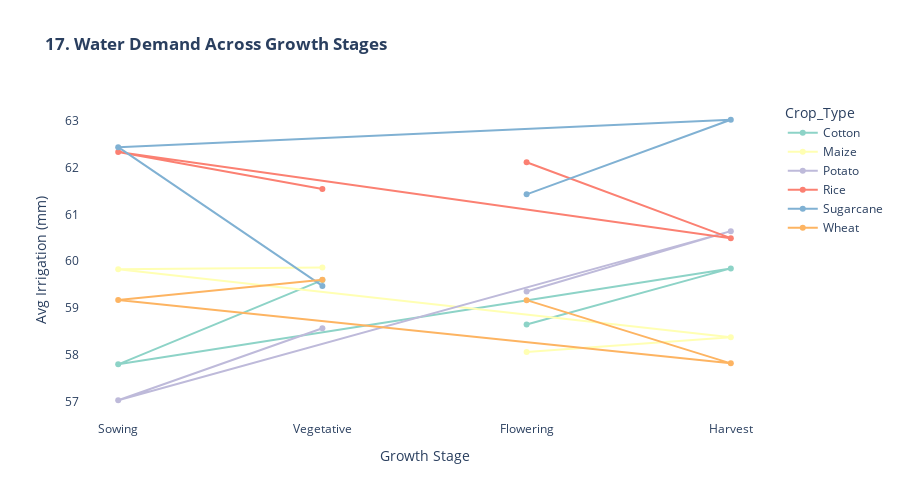

The notebook cell this image was saved under:
### Markdown cell above
## *17. Crop Growth Stage Water Demand*

### Code cell
print("\n17. Growth Stage Water Demand...")

stage_water = df.groupby(['Crop_Type', 'Crop_Growth_Stage'], observed=False).agg(
    Avg_Water_Need=('Previous_Irrigation_mm', 'mean'),
    Samples=('Crop_Type', 'count')
).reset_index()

fig17 = px.line(stage_water, x='Crop_Growth_Stage', y='Avg_Water_Need',
                color='Crop_Type', color_discrete_map=crop_color_map,
                markers=True, title='<b>17. Water Demand Across Growth Stages</b>',
                labels={'Avg_Water_Need': 'Avg Irrigation (mm)', 'Crop_Growth_Stage': 'Growth Stage'})

fig17.update_layout(height=500, plot_bgcolor='white',
                   xaxis={'categoryorder': 'array', 
                          'categoryarray': ['Sowing', 'Vegetative', 'Flowering', 'Harvest']})
fig17.show()

### Figure 1 — Plotly figure (JSON) as saved in the notebook; plotly's stock layout.template omitted (floating-point values rounded to 4 significant figures)
{"data": [{"hovertemplate": "Crop_Type=Cotton<br>Growth Stage=%{x}<br>Avg Irrigation (mm)=%{y}<extra></extra>", "legendgroup": "Cotton", "line": {"color": "rgb(141,211,199)", "dash": "solid"}, "marker": {"symbol": "circle"}, "mode": "lines+markers", "name": "Cotton", "orientation": "v", "showlegend": true, "type": "scatter", "x": ["Flowering", "Harvest", "Sowing", "Vegetative"], "xaxis": "x", "y": [58.65, 59.85, 57.8, 59.6], "yaxis": "y"}, {"hovertemplate": "Crop_Type=Maize<br>Growth Stage=%{x}<br>Avg Irrigation (mm)=%{y}<extra></extra>", "legendgroup": "Maize", "line": {"color": "rgb(255,255,179)", "dash": "solid"}, "marker": {"symbol": "circle"}, "mode": "lines+markers", "name": "Maize", "orientation": "v", "showlegend": true, "type": "scatter", "x": ["Flowering", "Harvest", "Sowing", "Vegetative"], "xaxis": "x", "y": [58.06, 58.37, 59.83, 59.87], "yaxis": "y"}, {"hovertemplate": "Crop_Type=Potato<br>Growth Stage=%{x}<br>Avg Irrigation (mm)=%{y}<extra></extra>", "legendgroup": "Potato", "line": {"color": "rgb(190,186,218)", "dash": "solid"}, "marker": {"symbol": "circle"}, "mode": "lines+markers", "name": "Potato", "orientation": "v", "showlegend": true, "type": "scatter", "x": ["Flowering", "Harvest", "Sowing", "Vegetative"], "xaxis": "x", "y": [59.35, 60.64, 57.03, 58.57], "yaxis": "y"}, {"hovertemplate": "Crop_Type=Rice<br>Growth Stage=%{x}<br>Avg Irrigation (mm)=%{y}<extra></extra>", "legendgroup": "Rice", "line": {"color": "rgb(251,128,114)", "dash": "solid"}, "marker": {"symbol": "circle"}, "mode": "lines+markers", "name": "Rice", "orientation": "v", "showlegend": true, "type": "scatter", "x": ["Flowering", "Harvest", "Sowing", "Vegetative"], "xaxis": "x", "y": [62.12, 60.49, 62.34, 61.54], "yaxis": "y"}, {"hovertemplate": "Crop_Type=Sugarcane<br>Growth Stage=%{x}<br>Avg Irrigation (mm)=%{y}<extra></extra>", "legendgroup": "Sugarcane", "line": {"color": "rgb(128,177,211)", "dash": "solid"}, "marker": {"symbol": "circle"}, "mode": "lines+markers", "name": "Sugarcane", "orientation": "v", "showlegend": true, "type": "scatter", "x": ["Flowering", "Harvest", "Sowing", "Vegetative"], "xaxis": "x", "y": [61.43, 63.03, 62.44, 59.47], "yaxis": "y"}, {"hovertemplate": "Crop_Type=Wheat<br>Growth Stage=%{x}<br>Avg Irrigation (mm)=%{y}<extra></extra>", "legendgroup": "Wheat", "line": {"color": "rgb(253,180,98)", "dash": "solid"}, "marker": {"symbol": "circle"}, "mode": "lines+markers", "name": "Wheat", "orientation": "v", "showlegend": true, "type": "scatter", "x": ["Flowering", "Harvest", "Sowing", "Vegetative"], "xaxis": "x", "y": [59.17, 57.82, 59.17, 59.6], "yaxis": "y"}], "layout": {"height": 500, "legend": {"title": {"text": "Crop_Type"}, "tracegroupgap": 0}, "plot_bgcolor": "white", "title": {"text": "<b>17. Water Demand Across Growth Stages</b>"}, "xaxis": {"anchor": "y", "categoryarray": ["Sowing", "Vegetative", "Flowering", "Harvest"], "categoryorder": "array", "domain": [0, 1], "title": {"text": "Growth Stage"}}, "yaxis": {"anchor": "x", "domain": [0, 1], "title": {"text": "Avg Irrigation (mm)"}}}}
